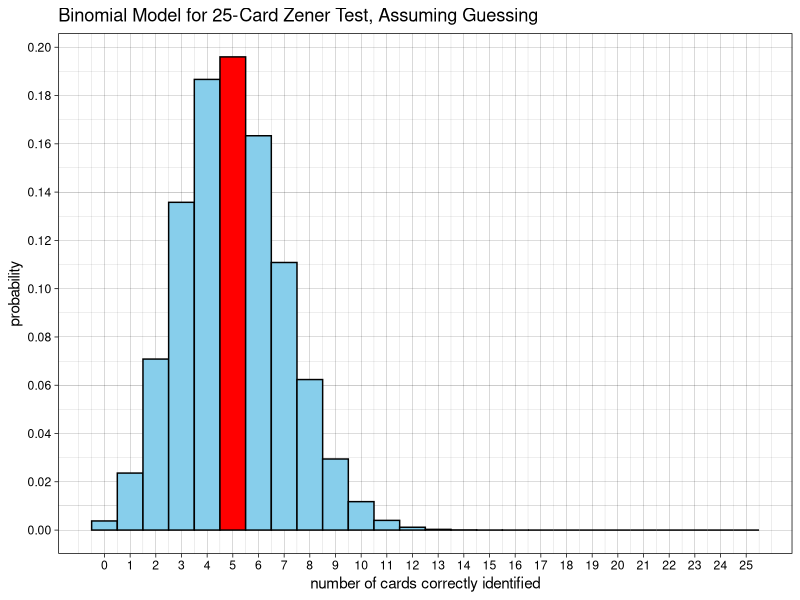

The R source for this figure: (Note: this script raises an error after producing the figure.)
## ---- chunk 1
knitr::opts_chunk$set(comment="", message=FALSE, warning=FALSE)
library(tidyverse)
library(knitr)
library(kableExtra)
## ---- chunk 2
knitr::include_graphics("https://stat-jet-asu.github.io/Moodlepics/zenercards.jpg")
## ---- chunk 3
n <- 25
p <- 1/5
## ---- chunk 4
(E_x <- n * p)
## ---- chunk 5
(Var_x <- n * p * (1 - p))
## ---- chunk 6
(SD_x <- sqrt(Var_x))
## ---- chunk 7
n <- 25
p <- 0.2
distTable <- tibble(x = 0:n, 
                    pdf = dbinom(0:n, n, p), 
                    CDF = pbinom(0:n, n, p))

ggplot(distTable, aes(x = x, y = pdf, label = pdf)) +
  geom_col(fill = c(rep("skyblue", 5), "red", rep("skyblue", 20)), 
           color = "black", width = 1) +
  scale_x_continuous(breaks = seq(0, n, 1)) +
  scale_y_continuous(breaks = seq(0, 1, .02)) +
  labs(title = "Binomial Model for 25-Card Zener Test, Assuming Guessing",
       x = "number of cards correctly identified",
       y = "probability") +
  theme_linedraw()
## ---- chunk 8
dbinom(5, 25, 1/5)   # chance of exactly E[X] = 5 successes
## ---- chunk 9
distTable[1:2] %>% 
  filter(x > 10) %>% 
  kable(digits = 20, align = rep("c", 2)) %>% 
  kable_minimal(full_width = FALSE)
## ---- chunk 10
knitr::include_graphics("images/joseph-banks-rhine.jpeg")
## ---- chunk 11
x <- 7
n <- 25
p <- 1/5
dbinom(x, n, p)
## ---- chunk 12
n <- 25
p <- 0.2
x <- 7

distTable <- tibble(x = 0:n, 
                    pdf = dbinom(0:n, n, p), 
                    CDF = pbinom(0:n, n, p))

ggplot(distTable, aes(x = x, y = pdf, label = pdf)) +
  geom_col(fill = c(rep("skyblue", x), "red", rep("skyblue", n - x)), 
           color = "black", width = 1) +
  scale_x_continuous(breaks = seq(0, n, 1)) +
  scale_y_continuous(breaks = seq(0, 1, .02)) +
  labs(title = "Binomial Model for 25-Card Zener Test, Assuming Guessing",
       x = "number of cards correctly identified",
       y = "probability") +
  theme_linedraw()
## ---- chunk 13
ggplot(distTable, aes(x = x, y = pdf, label = pdf)) +
  geom_col(fill = c(rep("skyblue", x), rep("red", n + 1 - x)), 
           color = "black", width = 1) +
  scale_x_continuous(breaks = seq(0, n, 1)) +
  scale_y_continuous(breaks = seq(0, 1, .02)) +
  labs(x = "number of cards correctly identified",
       y = "probability") +
  theme_linedraw()
## ---- chunk 14
x <- 7
n <- 25
p <- 1/5
pbinom(x - 1, n, p, lower.tail = FALSE)
